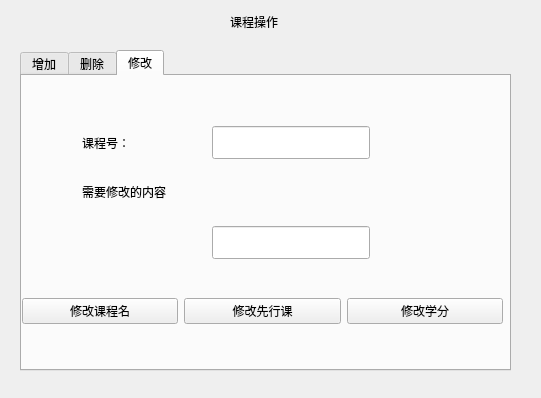
<?xml version="1.0" encoding="UTF-8"?>
<ui version="4.0">
 <class>course_set</class>
 <widget class="QWidget" name="course_set">
  <property name="geometry">
   <rect>
    <x>0</x>
    <y>0</y>
    <width>541</width>
    <height>398</height>
   </rect>
  </property>
  <property name="windowTitle">
   <string>Form</string>
  </property>
  <widget class="QLabel" name="label">
   <property name="geometry">
    <rect>
     <x>230</x>
     <y>10</y>
     <width>108</width>
     <height>24</height>
    </rect>
   </property>
   <property name="text">
    <string>课程操作</string>
   </property>
  </widget>
  <widget class="QTabWidget" name="tabWidget">
   <property name="geometry">
    <rect>
     <x>20</x>
     <y>50</y>
     <width>491</width>
     <height>321</height>
    </rect>
   </property>
   <property name="currentIndex">
    <number>2</number>
   </property>
   <widget class="QWidget" name="tab">
    <attribute name="title">
     <string>增加</string>
    </attribute>
    <widget class="QWidget" name="verticalLayoutWidget">
     <property name="geometry">
      <rect>
       <x>230</x>
       <y>50</y>
       <width>160</width>
       <height>152</height>
      </rect>
     </property>
     <layout class="QVBoxLayout" name="verticalLayout">
      <item>
       <widget class="QLineEdit" name="lineEdit"/>
      </item>
      <item>
       <widget class="QLineEdit" name="lineEdit_2"/>
      </item>
      <item>
       <widget class="QLineEdit" name="lineEdit_3"/>
      </item>
      <item>
       <widget class="QLineEdit" name="lineEdit_4"/>
      </item>
     </layout>
    </widget>
    <widget class="QWidget" name="verticalLayoutWidget_2">
     <property name="geometry">
      <rect>
       <x>50</x>
       <y>50</y>
       <width>161</width>
       <height>151</height>
      </rect>
     </property>
     <layout class="QVBoxLayout" name="verticalLayout_2">
      <item>
       <widget class="QLabel" name="label_2">
        <property name="text">
         <string>课程号：</string>
        </property>
       </widget>
      </item>
      <item>
       <widget class="QLabel" name="label_3">
        <property name="text">
         <string>课程名：</string>
        </property>
       </widget>
      </item>
      <item>
       <widget class="QLabel" name="label_5">
        <property name="text">
         <string>先行课：</string>
        </property>
       </widget>
      </item>
      <item>
       <widget class="QLabel" name="label_4">
        <property name="text">
         <string>学分：</string>
        </property>
       </widget>
      </item>
     </layout>
    </widget>
    <widget class="QPushButton" name="newsc">
     <property name="geometry">
      <rect>
       <x>330</x>
       <y>230</y>
       <width>128</width>
       <height>32</height>
      </rect>
     </property>
     <property name="text">
      <string>新增</string>
     </property>
    </widget>
   </widget>
   <widget class="QWidget" name="tab_2">
    <attribute name="title">
     <string>删除</string>
    </attribute>
    <widget class="QLineEdit" name="lineEdit_5">
     <property name="geometry">
      <rect>
       <x>220</x>
       <y>70</y>
       <width>158</width>
       <height>33</height>
      </rect>
     </property>
    </widget>
    <widget class="QLabel" name="label_6">
     <property name="geometry">
      <rect>
       <x>30</x>
       <y>70</y>
       <width>159</width>
       <height>33</height>
      </rect>
     </property>
     <property name="text">
      <string>课程号：</string>
     </property>
    </widget>
    <widget class="QPushButton" name="delsc">
     <property name="geometry">
      <rect>
       <x>330</x>
       <y>210</y>
       <width>128</width>
       <height>32</height>
      </rect>
     </property>
     <property name="text">
      <string>删除</string>
     </property>
    </widget>
   </widget>
   <widget class="QWidget" name="tab_3">
    <attribute name="title">
     <string>修改</string>
    </attribute>
    <widget class="QLabel" name="label_7">
     <property name="geometry">
      <rect>
       <x>60</x>
       <y>50</y>
       <width>159</width>
       <height>33</height>
      </rect>
     </property>
     <property name="text">
      <string>课程号：</string>
     </property>
    </widget>
    <widget class="QLineEdit" name="lineEdit_6">
     <property name="geometry">
      <rect>
       <x>190</x>
       <y>50</y>
       <width>158</width>
       <height>33</height>
      </rect>
     </property>
    </widget>
    <widget class="QLabel" name="label_8">
     <property name="geometry">
      <rect>
       <x>60</x>
       <y>100</y>
       <width>181</width>
       <height>31</height>
      </rect>
     </property>
     <property name="text">
      <string>需要修改的内容</string>
     </property>
    </widget>
    <widget class="QLineEdit" name="lineEdit_7">
     <property name="geometry">
      <rect>
       <x>190</x>
       <y>150</y>
       <width>158</width>
       <height>33</height>
      </rect>
     </property>
    </widget>
    <widget class="QWidget" name="horizontalLayoutWidget">
     <property name="geometry">
      <rect>
       <x>0</x>
       <y>210</y>
       <width>481</width>
       <height>51</height>
      </rect>
     </property>
     <layout class="QHBoxLayout" name="horizontalLayout">
      <item>
       <widget class="QPushButton" name="recname">
        <property name="text">
         <string>修改课程名</string>
        </property>
       </widget>
      </item>
      <item>
       <widget class="QPushButton" name="recpno">
        <property name="text">
         <string>修改先行课</string>
        </property>
       </widget>
      </item>
      <item>
       <widget class="QPushButton" name="recredit">
        <property name="text">
         <string>修改学分</string>
        </property>
       </widget>
      </item>
     </layout>
    </widget>
   </widget>
  </widget>
 </widget>
 <resources/>
 <connections/>
</ui>
